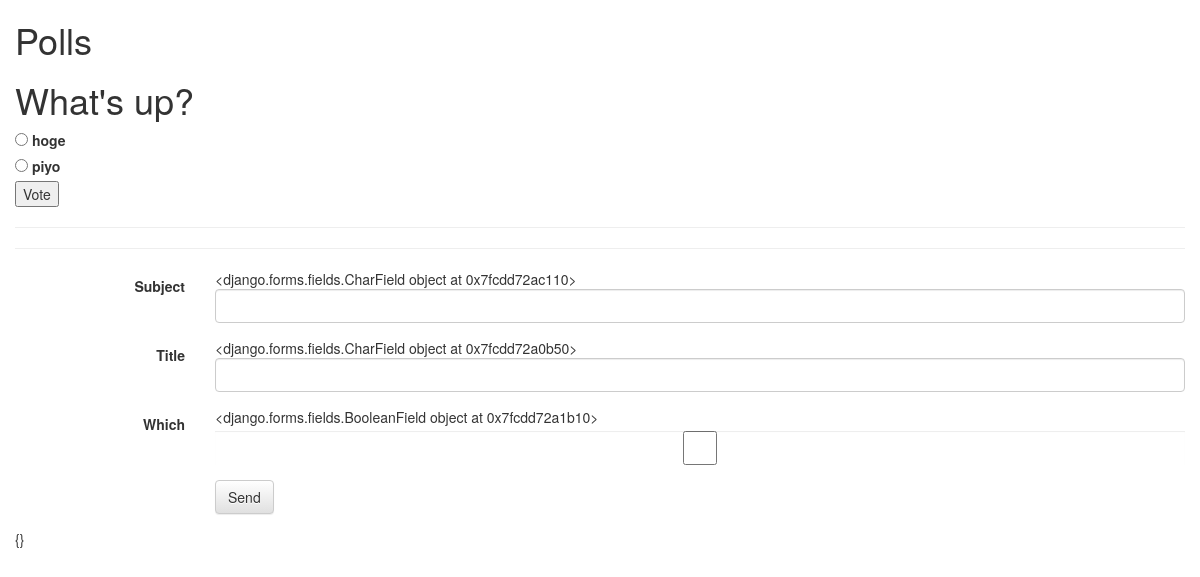
The page /polls/1/ on the database its author committed.
### polls/models.py (models this page shows, shortened)
class Poll(models.Model):
    question = models.CharField(max_length=200)
    pub_date = models.DateTimeField('date published')

class Choice(models.Model):
    poll = models.ForeignKey(Poll)
    choice_text = models.CharField(max_length=200)
    votes = models.IntegerField(default=0)

### polls/views.py (the view)
# urls.py: url(r'^(?P<poll_id>\d+)/$', views.detail, name='detail'),
def detail(request, poll_id):
    poll = get_object_or_404(Poll, pk=poll_id)
    if request.method == 'POST':
        form = ContactForm(request.POST)
        if form.is_valid():
            data = request.POST
        else:
            data = {'msg': 'not valid'}
    else:
        data = {}
        form = ContactForm()
    return render(request, 'polls/detail.html', {
        'poll': poll,
        'form': form,
        'form_data': {
            'action'      : reverse('polls:detail', args=(poll_id,)),
            'method'      : 'POST',
            'submit_value': 'Send',
        },
        'data': data
    })

### polls/views.py
class ContactForm(forms.Form):
    subject = forms.CharField(max_length=10)
    title = forms.CharField(max_length=10)
    which = forms.BooleanField()

### polls/templates/polls/detail.html (shortened to what this page needs)
{% extends "base.html" %}
{% block content %}
<h1>{{ poll.question }}</h1>
<form action="{% url 'polls:vote' poll.id %}" method="POST">
    {% for choice in poll.choice_set.all %}
    <input id="choice{{ forloop.counter }}" type="radio" name="choice" value="{{ choice.id }}">
    <label for="choice{{ forloop.counter }}">{{ choice.choice_text }}</label>
    <br>
    {% endfor %}
    <input type="submit" value="Vote">
</form>
<hr>
<hr>
{% include 'form.html' %}
{{ data }}
{% endblock %}

### templates/base.html (shortened to what this page needs)
<!DOCTYPE html>
<html>
<head>
<link rel="stylesheet" href="/static/vendor/bootstrap-3.2.0-dist/css/bootstrap.min.css">
<link rel="stylesheet" href="/static/vendor/bootstrap-3.2.0-dist/css/bootstrap-theme.min.css">
</head>
<body>
<div class="container-fluid">
<div class="header">
    <h1>Polls</h1>
</div>
{% block content %}
{% endblock %}
</div>
</body>
</html>

### templates/form.html (shortened to what this page needs)
<form class="form-horizontal" action="{{ form_data.action }}" method="{{ form_data.method }}">
    {% for field in form %}
    <div class="form-group {% if field.errors %} has-error {% endif %}">
        <label class="col-sm-2 control-label" for="{{ field.id_for_label }}">
            {{ field.label }}
        </label>
        <div class="col-sm-10">
            {{ field.field }}
            <input id="{{ field.id_for_label }}" class="form-control"
            type="{{ field.field.widget.input_type }}" name="{{ field.name }}"
        {% for k, v in field.field.widget.attrs.items %}
        {{ k }}="{{ v }}"
        {% endfor %}
        >
        </div>
    </div>
    {% endfor %}
    <div class="form-group">
        <div class="col-sm-offset-2 col-sm-10">
            <input class="btn btn-default" type="submit" value="{{ form_data.submit_value }}" />
        </div>
    </div>
</form>

### rows shown on the page
Poll: question "What's up?"
Choice: choice_text "hoge"
Choice: choice_text "piyo"

### other values the page prints
{{ field.label }} "Subject" "Title" "Which"
{{ field.field }} "<django.forms.fields.CharField object at 0x7fcdd72ac110>" "<django.forms.fields.CharField object at 0x7fcdd72a0b50>" "<django.forms.fields.BooleanField object at 0x7fcdd72a1b10>"
{{ data }} "{}"
